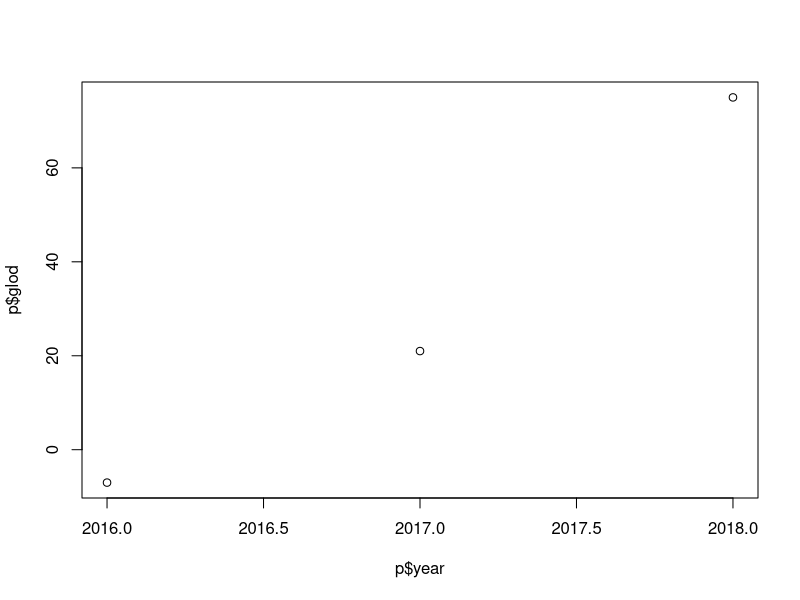
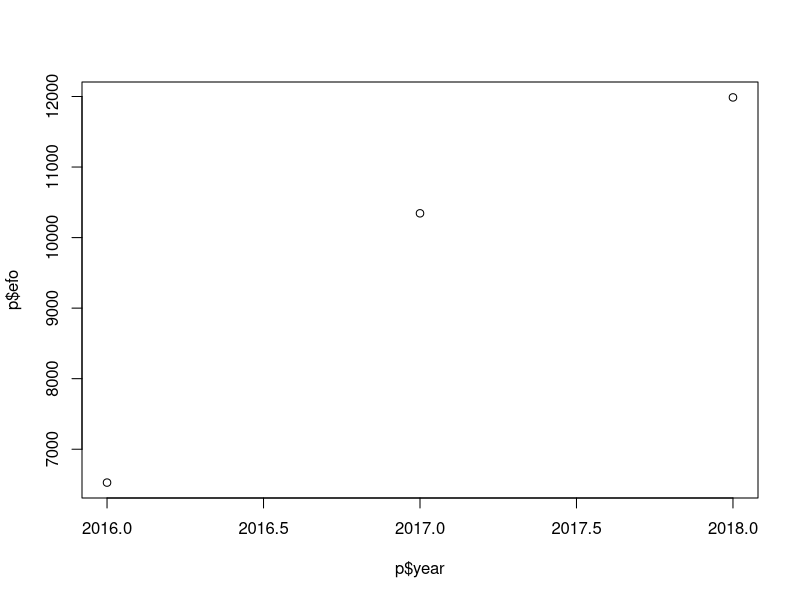
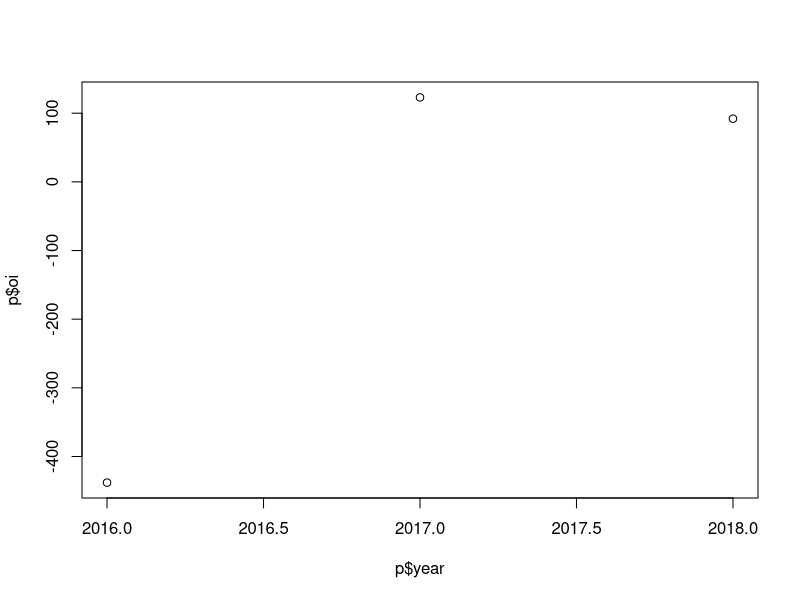
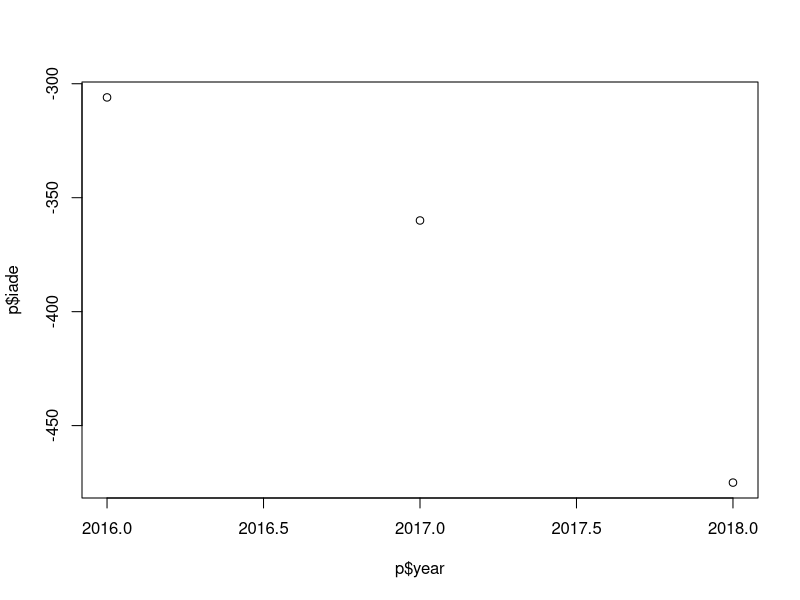
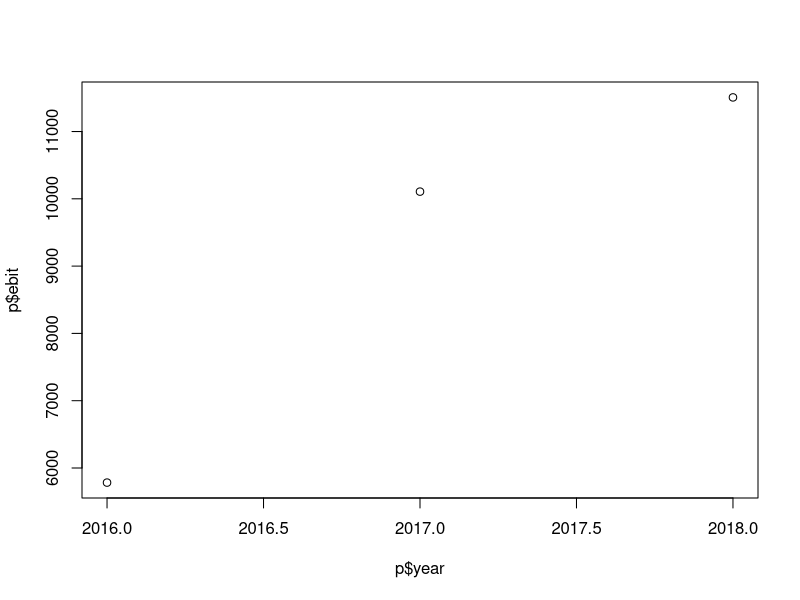
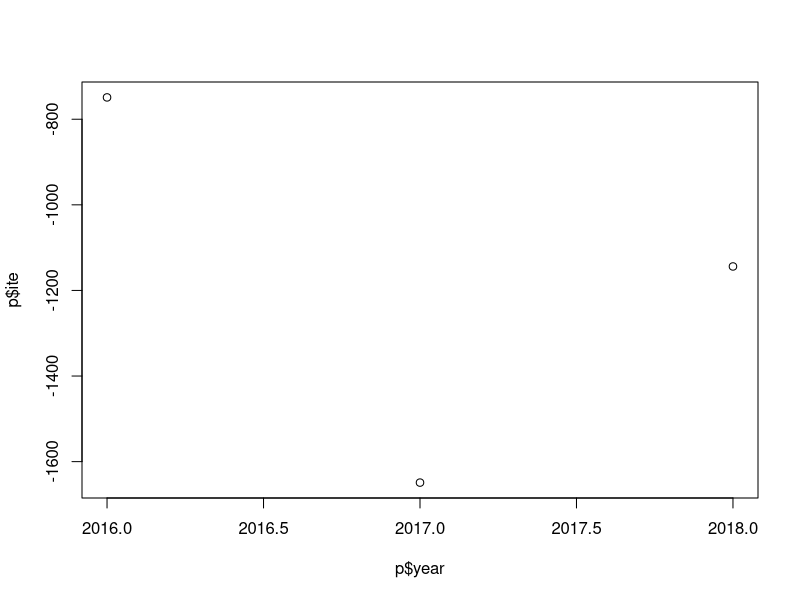
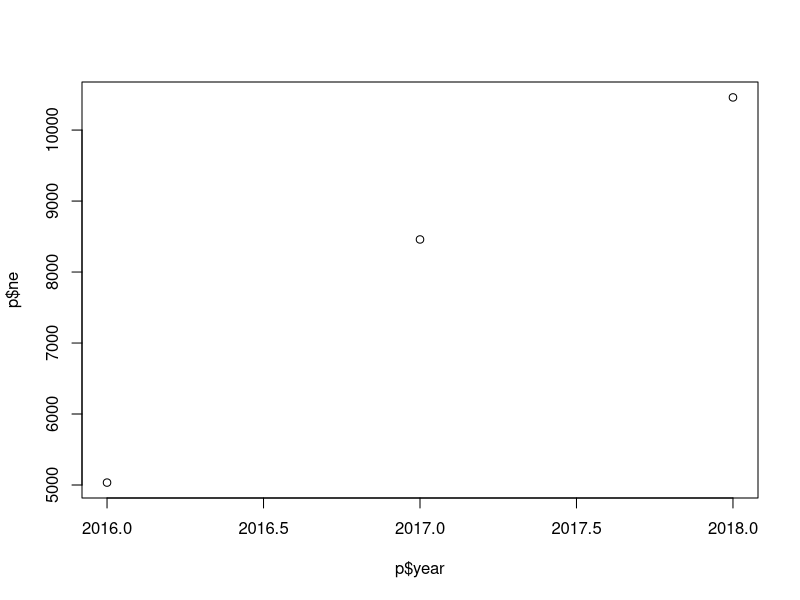
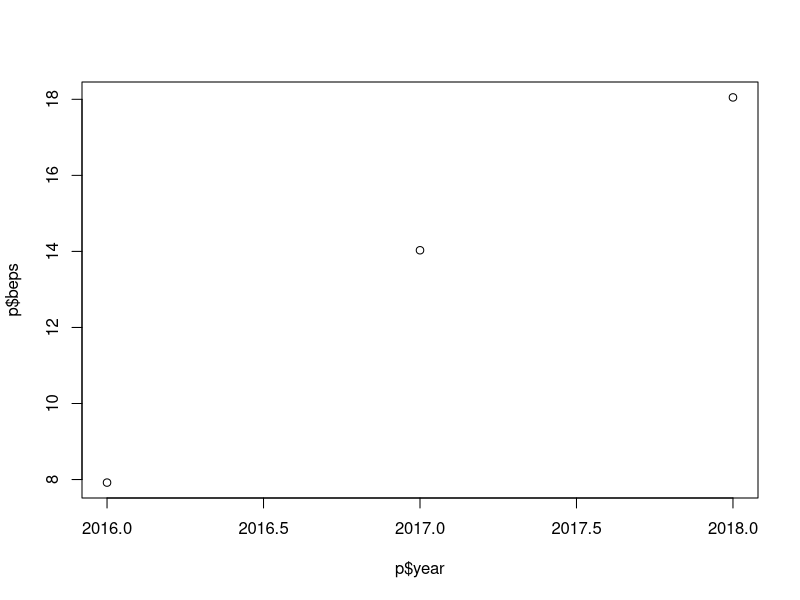

R code for these plots, in order:
library(readr)
p<-read.csv('DataforDBAsheet4.csv')
summary(p)
plot(p$year,p$glod)
plot(p$year,p$efo)
plot(p$year,p$oi)
plot(p$year,p$iade)
plot(p$year,p$ebit)
plot(p$year,p$ite)
plot(p$year,p$ne)
plot(p$year,p$beps)
plot(p$year,p$deps)